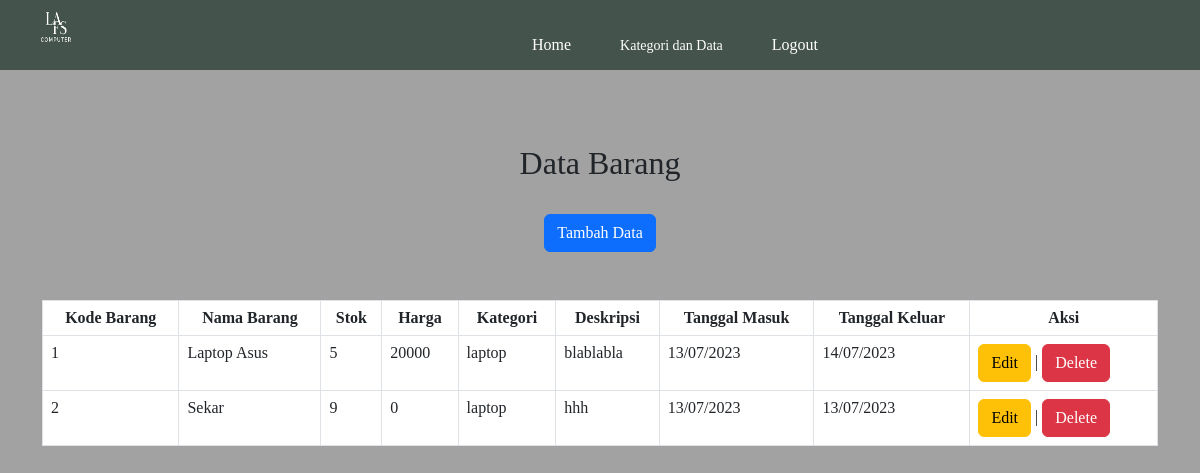
Page /halamanbarang.php on the committed database.
### tables this page shows
CREATE TABLE `barang` (
  `kode_barang` varchar(100) NOT NULL,
  `nama` varchar(200) NOT NULL,
  `stok` int(11) NOT NULL,
  `harga` int(11) NOT NULL,
  `kategori` varchar(100) NOT NULL,
  `deskripsi` mediumtext NOT NULL,
  `masuk` varchar(100) NOT NULL,
  `keluar` varchar(200) NOT NULL
);

CREATE TABLE `kategori` (
  `id` int(11) NOT NULL,
  `kategori` varchar(255) NOT NULL
);

### halamanbarang.php (the view, shortened to what this page needs)
<?php
include_once("config.php");
$result = mysqli_query($koneksi, "SELECT * FROM  barang INNER JOIN kategori ON kategori.id=barang.kategori");
?>
<html>
<head>
    <link rel="stylesheet" href="css/style3.css">
    <link href="https://cdn.jsdelivr.net/npm/bootstrap@5.3.0-alpha3/dist/css/bootstrap.min.css" rel="stylesheet">
</head>
<body class="body">
<div class="navigasi">
<div class="logo">
	<img src="image/logo.png">
	</div>
	<div class="menu">
	<ul>
		<li><a href="halamanadmin.php">Home</a></li>
        <li><div class="dropdown">
			<button class="dropbtn">Kategori dan Data</button>
		</div></li>
		<li><a href="logout.php">Logout</a></li>
	</ul>
	</div>
	</div>
<br><br><br><br><br><br>
<center><h2>Data Barang</h2></center><br>
<center><a href="tambahbarang.php" class="btn btn-primary btn-icon-split">
    <span class="text">Tambah Data</span>
</a></center><br><br>
 <div class ="container text-center">
        <div class="table-responsive">
            <table class="table table-bordered" id="dataTable" width="90%" cellspacing="0">
    <tr>
        <th><center>Kode Barang</center></th>
        <th><center>Nama Barang</center></th>
        <th><center>Stok</center></th>
        <th><center>Harga</center></th>
        <th><center>Kategori</center></th>
        <th><center>Deskripsi</center></th>
        <th><center>Tanggal Masuk</center></th>
        <th><center>Tanggal Keluar</center></th>
        <th><center>Aksi</center></th>
    </tr>
    <?php
    while($user_data = mysqli_fetch_array($result)) {
        echo "<tr>";
        echo "<td>".$user_data['kode_barang']."</td>";
        echo "<td>".$user_data['nama']."</td>";
        echo "<td>".$user_data['stok']."</td>";
        echo "<td>".$user_data['harga']."</td>";
        echo "<td>".$user_data['kategori']."</td>";
        echo "<td>".$user_data['deskripsi']."</td>";
        echo "<td>".date('d/m/Y',strtotime($user_data['masuk']))."</td>";
        echo "<td>".date('d/m/Y',strtotime($user_data['keluar']))."</td>";
        echo "<td><a href='editbarang.php?kode_barang=$user_data[kode_barang]' class='btn btn-warning'>Edit</a>
        | <a href='deletebarang.php?kode_barang=$user_data[kode_barang]' class='btn btn-danger'>Delete</a></td></tr>";
    }
    ?>
</table>
</div>
</div>
</body>
</html>

### css/style3.css (style rules this page uses)
* { padding: 0; margin: 0; font-family: verdana; }
.body { background-color: #a2a2a2; }
.navigasi { background-color: #44544c; width: 100%; height: 70px; color: white; position: fixed; }
.logo img { padding-top: 5px; padding-bottom: 10px; padding-left: 33px; float: left; height: 60px; width: 80px; }
.menu { margin-left: 500px; padding-top: 30px; }
.menu ul li { list-style: none; display: inline-block; margin-right: 40px; }
.menu ul li a { text-decoration: none; color: white; }
.dropbtn { padding: 5px; font-size: 14px; border: none; cursor: pointer; color: white; background-color: #44544c; }
.dropdown { position: relative; display: inline-block; }

### rows in the picture
barang: kode_barang "1", nama "Laptop Asus", stok "5", harga "20000", kategori.kategori "laptop", deskripsi "blablabla", masuk "13/07/2023", keluar "14/07/2023"
barang: kode_barang "2", nama "Sekar", stok "9", harga "0", kategori.kategori "laptop", deskripsi "hhh", masuk "13/07/2023", keluar "13/07/2023"
